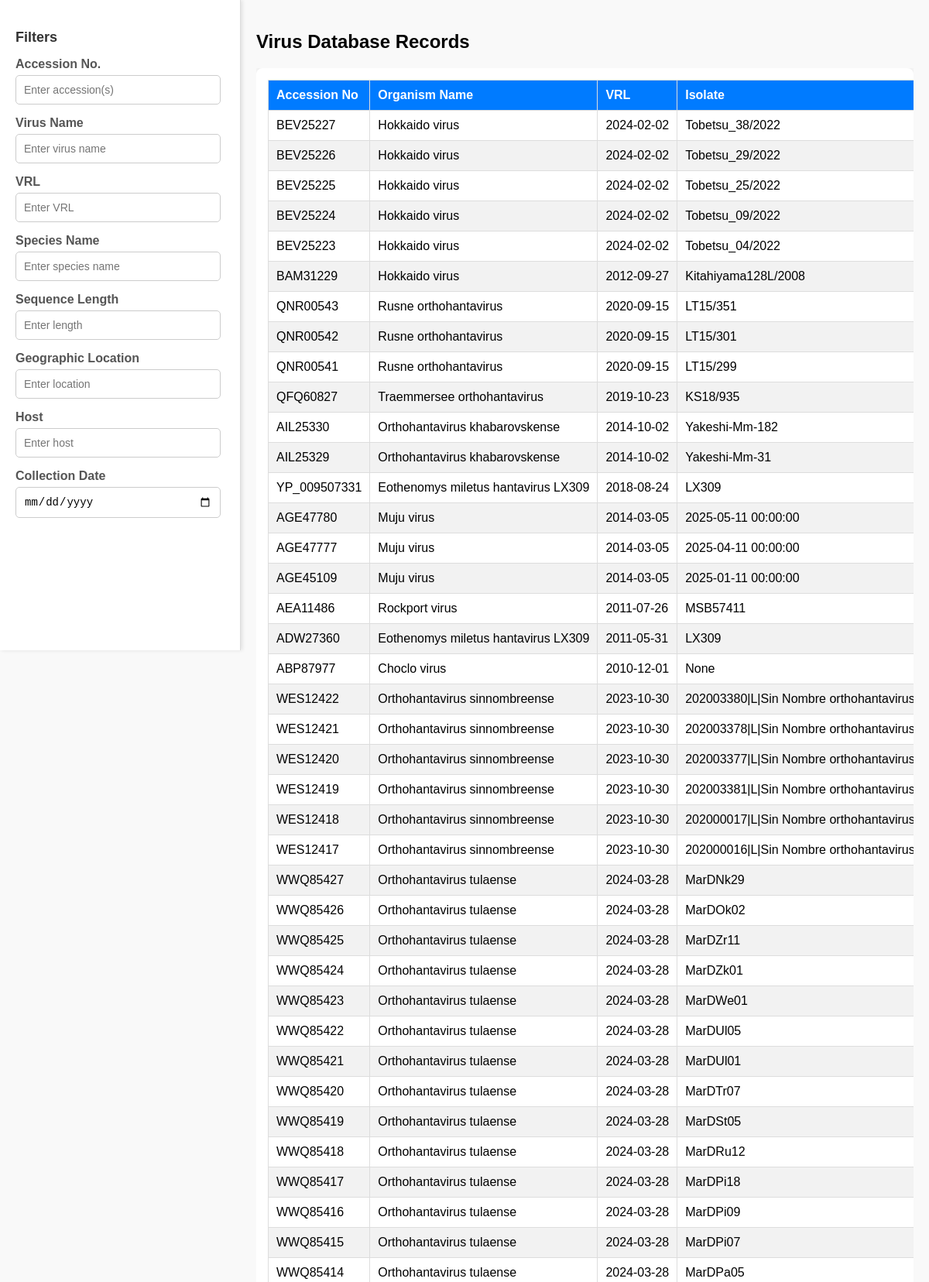
The page /upload_excel/?page=3 (upper part) on the database its author committed.
### main/models.py (models this page shows, shortened)
class ImportVirusRecord(models.Model):
    accession_no = models.CharField(max_length=100)
    organism_name = models.CharField(max_length=200)
    vrl = models.CharField(max_length=50, blank=True, null=True)
    isolate = models.CharField(max_length=200, blank=True, null=True)
    species = models.CharField(max_length=200)
    length = models.IntegerField()
    geo_location = models.CharField(max_length=200, blank=True, null=True)
    host = models.CharField(max_length=200, blank=True, null=True)
    collection_date = models.CharField(max_length=50, blank=True, null=True)

### main/views.py (the view, shortened to what this page needs)
# urls.py: path('upload_excel/', views.upload_excel, name='upload_excel'),
def upload_excel(request):
    update_database_from_excel()
    records = ImportVirusRecord.objects.all().order_by('id')
    paginator = Paginator(records, 50)
    page_number = request.GET.get('page')
    page_obj = paginator.get_page(page_number)
    return render(request, 'main/upload_excel.html', {'records': page_obj})

### main/views.py (called while the page is built, shortened)
def update_database_from_excel():
    if not os.path.exists(EXCEL_FILE_PATH):
        print(f"❌ ERROR: File not found at {EXCEL_FILE_PATH}")
        return

### main/templates/main/upload_excel.html (shortened to what this page needs)
<!DOCTYPE html>
<html lang="en">
<head>
</head>
<body>
<div class="main-container">
    <div class="sidebar">
        <h3>Filters</h3>
        <div class="filter-item">
            <label>Accession No.</label>
            <input type="text" id="accessionFilter" placeholder="Enter accession(s)" onkeyup="filterTable()">
        </div>
        <div class="filter-item">
            <label>Virus Name</label>
            <input type="text" id="virusFilter" placeholder="Enter virus name" onkeyup="filterTable()">
        </div>
        <div class="filter-item">
            <label>VRL</label>
            <input type="text" id="vrlFilter" placeholder="Enter VRL" onkeyup="filterTable()">
        </div>
        <div class="filter-item">
            <label>Species Name</label>
            <input type="text" id="speciesFilter" placeholder="Enter species name" onkeyup="filterTable()">
        </div>
        <div class="filter-item">
            <label>Sequence Length</label>
            <input type="number" id="lengthFilter" placeholder="Enter length" onkeyup="filterTable()">
        </div>
        <div class="filter-item">
            <label>Geographic Location</label>
            <input type="text" id="geoFilter" placeholder="Enter location" onkeyup="filterTable()">
        </div>
        <div class="filter-item">
            <label>Host</label>
            <input type="text" id="hostFilter" placeholder="Enter host" onkeyup="filterTable()">
        </div>
        <div class="filter-item">
            <label>Collection Date</label>
            <input type="date" id="dateFilter" onchange="filterTable()">
        </div>
    </div>
    <div class="content">
        <h2>Virus Database Records</h2>
        <div class="table-scroll">
            <div class="table-container">
                <table id="virusTable">
                    <thead>
                        <tr>
                            <th>Accession No</th>
                            <th>Organism Name</th>
                            <th>VRL</th>
                            <th>Isolate</th>
                        </tr>
                    </thead>
                    <tbody>
                        {% for record in records %}
                        <tr>
                            <td>{{ record.accession_no }}</td>
                            <td>{{ record.organism_name }}</td>
                            <td>{{ record.vrl }}</td>
                            <td>{{ record.isolate }}</td>
                        </tr>
                        {% endfor %}
                    </tbody>
                </table>
            </div>
        </div>
    </div>
</div>
</body>
</html>

### main/templates/main/upload_excel.html (style rules this page uses)
body { font-family: Arial, sans-serif; margin: 0; padding: 0; background-color: #f9f9f9; }
.main-container { display: flex; min-height: 100vh; overflow: hidden; }
.sidebar { width: 270px; background-color: #ffffff; padding: 20px; border-right: 1px solid #ddd; position: sticky; top: 0; height: 100vh; overflow-y: auto; flex-shrink: 0; box-shadow: 2px 0px 5px rgba(0, 0, 0, 0.1); }
.sidebar h3 { margin-bottom: 15px; font-size: 18px; font-weight: bold; color: #333; }
.filter-item { margin-bottom: 15px; }
.filter-item label { display: block; font-weight: bold; margin-bottom: 5px; color: #555; }
.filter-item input { width: 90%; padding: 10px; border: 1px solid #ccc; border-radius: 5px; font-size: 14px; }
.content { flex: 1; padding: 20px; min-width: 800px; overflow: hidden; }
.table-container { position: relative; max-width: 100%; background: white; padding: 15px; border-radius: 8px; box-shadow: 0 0 10px rgba(0, 0, 0, 0.1); white-space: nowrap; }
.table-scroll { overflow-x: auto; overflow-y: hidden; max-width: 100%; border-bottom: 2px solid #ddd; }
table { width: 100%; border-collapse: collapse; min-width: 1200px; background: white; }
th, td { padding: 10px; border: 1px solid #ddd; text-align: left; }
th { background-color: #007bff; color: white; }
tr:nth-child(even) { background-color: #f2f2f2; }

### rows shown on the page
ImportVirusRecord: accession_no "BEV25227", organism_name "Hokkaido virus", vrl "2024-02-02", isolate "Tobetsu_38/2022"
ImportVirusRecord: accession_no "BEV25226", organism_name "Hokkaido virus", vrl "2024-02-02", isolate "Tobetsu_29/2022"
ImportVirusRecord: accession_no "BEV25225", organism_name "Hokkaido virus", vrl "2024-02-02", isolate "Tobetsu_25/2022"
ImportVirusRecord: accession_no "BEV25224", organism_name "Hokkaido virus", vrl "2024-02-02", isolate "Tobetsu_09/2022"
ImportVirusRecord: accession_no "BEV25223", organism_name "Hokkaido virus", vrl "2024-02-02", isolate "Tobetsu_04/2022"
ImportVirusRecord: accession_no "BAM31229", organism_name "Hokkaido virus", vrl "2012-09-27", isolate "Kitahiyama128L/2008"
ImportVirusRecord: accession_no "QNR00543", organism_name "Rusne orthohantavirus", vrl "2020-09-15", isolate "LT15/351"
ImportVirusRecord: accession_no "QNR00542", organism_name "Rusne orthohantavirus", vrl "2020-09-15", isolate "LT15/301"
ImportVirusRecord: accession_no "QNR00541", organism_name "Rusne orthohantavirus", vrl "2020-09-15", isolate "LT15/299"
ImportVirusRecord: accession_no "QFQ60827", organism_name "Traemmersee orthohantavirus", vrl "2019-10-23", isolate "KS18/935"
ImportVirusRecord: accession_no "AIL25330", organism_name "Orthohantavirus khabarovskense", vrl "2014-10-02", isolate "Yakeshi-Mm-182"
ImportVirusRecord: accession_no "AIL25329", organism_name "Orthohantavirus khabarovskense", vrl "2014-10-02", isolate "Yakeshi-Mm-31"
ImportVirusRecord: accession_no "YP_009507331", organism_name "Eothenomys miletus hantavirus LX309", vrl "2018-08-24", isolate "LX309"
ImportVirusRecord: accession_no "AGE47780", organism_name "Muju virus", vrl "2014-03-05", isolate "2025-05-11 00:00:00"
ImportVirusRecord: accession_no "AGE47777", organism_name "Muju virus", vrl "2014-03-05", isolate "2025-04-11 00:00:00"
ImportVirusRecord: accession_no "AGE45109", organism_name "Muju virus", vrl "2014-03-05", isolate "2025-01-11 00:00:00"
ImportVirusRecord: accession_no "AEA11486", organism_name "Rockport virus", vrl "2011-07-26", isolate "MSB57411"
ImportVirusRecord: accession_no "ADW27360", organism_name "Eothenomys miletus hantavirus LX309", vrl "2011-05-31", isolate "LX309"
ImportVirusRecord: accession_no "ABP87977", organism_name "Choclo virus", vrl "2010-12-01", isolate "None"
ImportVirusRecord: accession_no "WES12422", organism_name "Orthohantavirus sinnombreense", vrl "2023-10-30", isolate "202003380|L|Sin Nombre…"
ImportVirusRecord: accession_no "WES12421", organism_name "Orthohantavirus sinnombreense", vrl "2023-10-30", isolate "202003378|L|Sin Nombre…"
ImportVirusRecord: accession_no "WES12420", organism_name "Orthohantavirus sinnombreense", vrl "2023-10-30", isolate "202003377|L|Sin Nombre…"
ImportVirusRecord: accession_no "WES12419", organism_name "Orthohantavirus sinnombreense", vrl "2023-10-30", isolate "202003381|L|Sin Nombre…"
ImportVirusRecord: accession_no "WES12418", organism_name "Orthohantavirus sinnombreense", vrl "2023-10-30", isolate "202000017|L|Sin Nombre…"
ImportVirusRecord: accession_no "WES12417", organism_name "Orthohantavirus sinnombreense", vrl "2023-10-30", isolate "202000016|L|Sin Nombre…"
ImportVirusRecord: accession_no "WWQ85427", organism_name "Orthohantavirus tulaense", vrl "2024-03-28", isolate "MarDNk29"
ImportVirusRecord: accession_no "WWQ85426", organism_name "Orthohantavirus tulaense", vrl "2024-03-28", isolate "MarDOk02"
ImportVirusRecord: accession_no "WWQ85425", organism_name "Orthohantavirus tulaense", vrl "2024-03-28", isolate "MarDZr11"
ImportVirusRecord: accession_no "WWQ85424", organism_name "Orthohantavirus tulaense", vrl "2024-03-28", isolate "MarDZk01"
ImportVirusRecord: accession_no "WWQ85423", organism_name "Orthohantavirus tulaense", vrl "2024-03-28", isolate "MarDWe01"
ImportVirusRecord: accession_no "WWQ85422", organism_name "Orthohantavirus tulaense", vrl "2024-03-28", isolate "MarDUl05"
ImportVirusRecord: accession_no "WWQ85421", organism_name "Orthohantavirus tulaense", vrl "2024-03-28", isolate "MarDUl01"
ImportVirusRecord: accession_no "WWQ85420", organism_name "Orthohantavirus tulaense", vrl "2024-03-28", isolate "MarDTr07"
ImportVirusRecord: accession_no "WWQ85419", organism_name "Orthohantavirus tulaense", vrl "2024-03-28", isolate "MarDSt05"
ImportVirusRecord: accession_no "WWQ85418", organism_name "Orthohantavirus tulaense", vrl "2024-03-28", isolate "MarDRu12"
ImportVirusRecord: accession_no "WWQ85417", organism_name "Orthohantavirus tulaense", vrl "2024-03-28", isolate "MarDPi18"
ImportVirusRecord: accession_no "WWQ85416", organism_name "Orthohantavirus tulaense", vrl "2024-03-28", isolate "MarDPi09"
ImportVirusRecord: accession_no "WWQ85415", organism_name "Orthohantavirus tulaense", vrl "2024-03-28", isolate "MarDPi07"
ImportVirusRecord: accession_no "WWQ85414", organism_name "Orthohantavirus tulaense", vrl "2024-03-28", isolate "MarDPa05"
